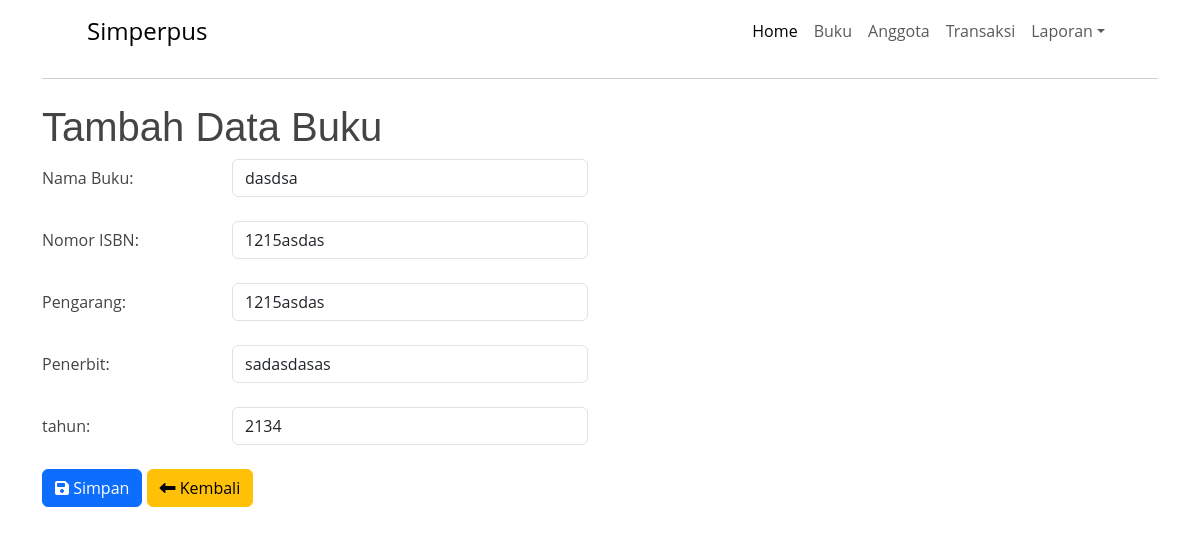
The app's page /src/view/buku_add.php?id=12 with its own data.
### tables this page shows
CREATE TABLE `buku` (
  `id` int(11) NOT NULL,
  `judul_buku` varchar(100) NOT NULL,
  `isbn` varchar(20) NOT NULL,
  `pengarang` varchar(20) NOT NULL,
  `penerbit` varchar(20) NOT NULL,
  `tahun` year(4) NOT NULL
);

### src/view/buku_add.php (the view, shortened to what this page needs)
<!DOCTYPE html>
<html lang="en">
<head>
    <link href="https://cdn.jsdelivr.net/npm/bootstrap@5.3.0/dist/css/bootstrap.min.css" rel="stylesheet" />
    <link rel="stylesheet" href="https://cdnjs.cloudflare.com/ajax/libs/font-awesome/6.4.0/css/all.min.css" />
    <link rel="stylesheet" href="../css/main.css" />
</head>
<body>
    <?php
    require '../utils/navbar.php';
    ?>
    <div class="container mt-4">
        <h1>Tambah Data Buku</h1>
        <?php
        require '../../koneksi.php';
        if (@$_GET['id']) {
            $id = $_GET['id'];
            $query = "SELECT * FROM buku WHERE id = '$id'";
            $data_buku = mysqli_query($koneksi, $query);
            $buku = mysqli_fetch_array($data_buku);
        }
        ?>
        <form action="../controller/buku_act.php" method="POST" enctype="multipart/form-data">
            <div class="row mb-4">
                <label for="judul_buku" class="col-lg-2 col-form-label">Nama Buku: </label>
                <div class="col-lg-4">
                    <input type="text" name="judul_buku" id="judul_buku" class="form-control" value="<?= @$buku['judul_buku'] ?>" />
                </div>
            </div>
            <div class="row mb-4">
                <label for="isbn" class="col-lg-2 col-form-label">Nomor ISBN: </label>
                <div class="col-lg-4">
                    <input type="text" name="isbn" id="isbn" class="form-control" value="<?= @$buku['isbn'] ?>" />
                </div>
            </div>
            <div class="row mb-4">
                <label for="pengarang" class="col-lg-2 col-form-label">Pengarang: </label>
                <div class="col-lg-4">
                    <input type="text" name="pengarang" id="pengarang" class="form-control" value="<?= @$buku['pengarang'] ?>" />
                </div>
            </div>
            <div class="row mb-4">
                <label for="penerbit" class="col-lg-2 col-form-label">Penerbit: </label>
                <div class="col-lg-4">
                    <input type="text" name="penerbit" id="penerbit" class="form-control" value="<?= @$buku['penerbit'] ?>" />
                </div>
            </div>
            <div class="row mb-4">
                <label for="tahun" class="col-lg-2 col-form-label">tahun: </label>
                <div class="col-lg-4">
                    <input type="text" name="tahun" id="tahun" class="form-control" value="<?= @$buku['tahun'] ?>" />
                </div>
            </div>
            <div class="row mb-4">
                <div class="col-lg-4">
                    <button type="submit" class="btn btn-primary"><i class="fa-solid fa-floppy-disk"></i> Simpan</button>
                    <a href="buku_read.php" class="btn btn-warning"><i class="fa-solid fa-left-long"></i> Kembali</a>
                </div>
            </div>
        </form>
    </div>
</body>
</html>

### src/css/main.css (style rules this page uses)
body { font-family: "Open Sans", sans-serif; color: #444444; }
a { color: #4154f1; text-decoration: none; }
h1, h2, h3, h4, h5, h6 { font-family: "Arial", sans-serif; }

### records on screen
buku: judul_buku "dasdsa", isbn "1215asdas", pengarang "1215asdas", penerbit "sadasdasas", tahun "2134"
